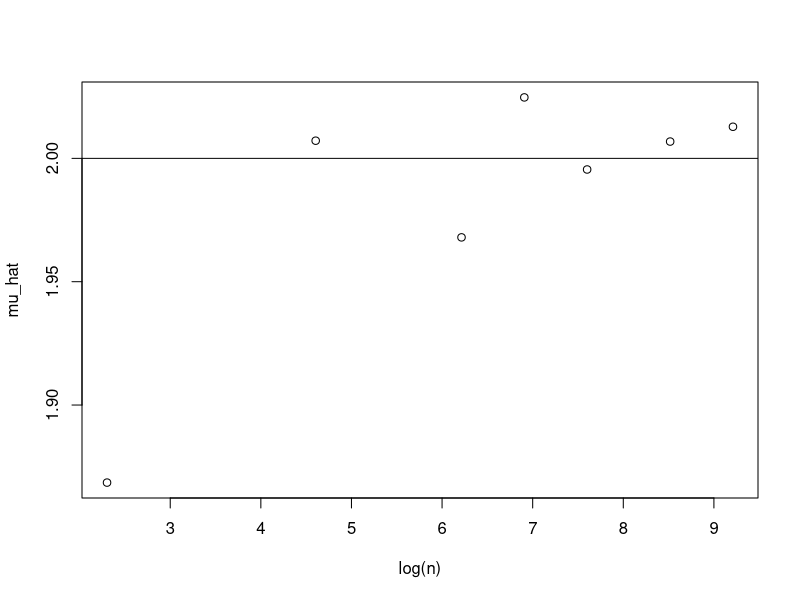
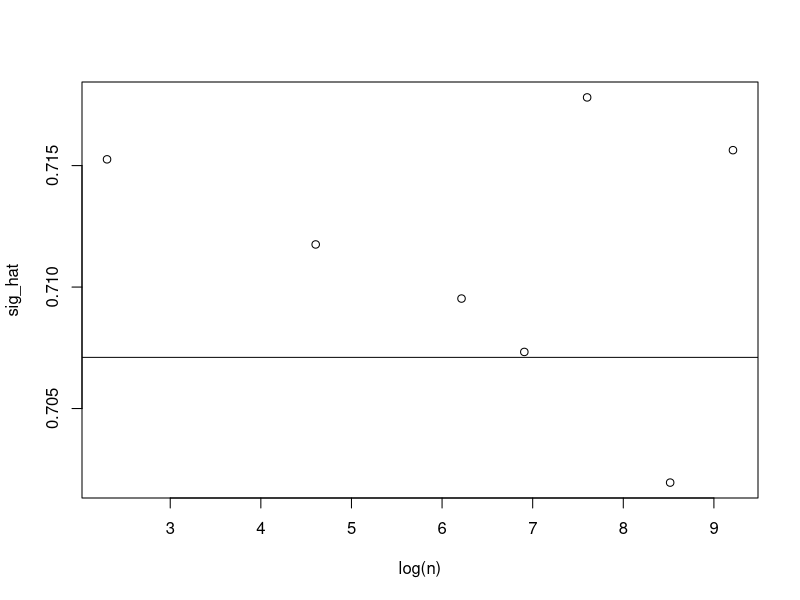
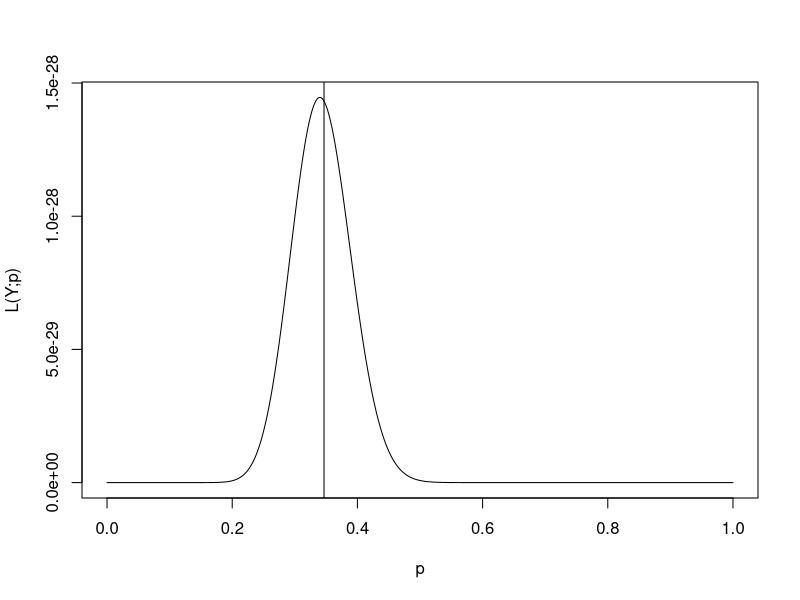

The R source for these figures, in order:
#' ---
#' title: "Demo of residual variation"
#' author: "Peter Solymos, <solymos@ualberta.ca>"
#' date: "`r as.Date(Sys.time())`"
#' output: pdf_document
#' ---
#'
n <- c(10, 100, 500, 1000, 2000, 5000, 10000)
mu <- 2
sig <- sqrt(0.5)

y1 <- lapply(n, rnorm, mean=mu, sd=sig)

mu_hat <- sapply(y1, mean)
sig_hat <- sapply(y1, sd)

plot(log(n), mu_hat)
abline(h=mu)

plot(log(n), sig_hat)
abline(h=sig)

# repeat this many times and compare sqrt(n)






# binomial weight

set.seed(1)
p <- 0.32
n <- 100
N <- 1
Y <- rbinom(n, N, p)
#W <- rep(1, n)
W <- rep(c(1,0.5), each=n/2)
pval <- seq(0,1,0.001)

nll <- function(p, w=1) {
    -sum(w * dbinom(Y, N, p, log = TRUE))
}

## no weights, response as 2 cols
o <- optimize(nll, c(0,1), w=W)
m <- glm(cbind(Y, N-Y) ~ 1, family=binomial, weights=W)
m <- glm(Y ~ 1, family=binomial, weights=W)

plot(pval, exp(-sapply(pval, nll)), type="l", xlab="p", ylab="L(Y;p)")
abline(v=o$minimum)

plogis(coef(m))
o$minimum

logLik(m)
-o$objective

## response as prop, weights=W
W <- rep(4, n)
o <- optimize(nll, c(0,1), w=W)
m <- glm((Y/N) ~ 1, family=binomial, weights=W)

plogis(coef(m))
o$minimum

logLik(m)
-o$objective

##
W1 <- rep(4, n)
W2 <- rep(c(1,0.5), each=n/2)
o <- optimize(nll, c(0,1), w=W2)
m <- glm((Y/N) ~ 1, family=binomial, weights=W1*W2)

plogis(coef(m))
o$minimum

logLik(m)
-o$objective

